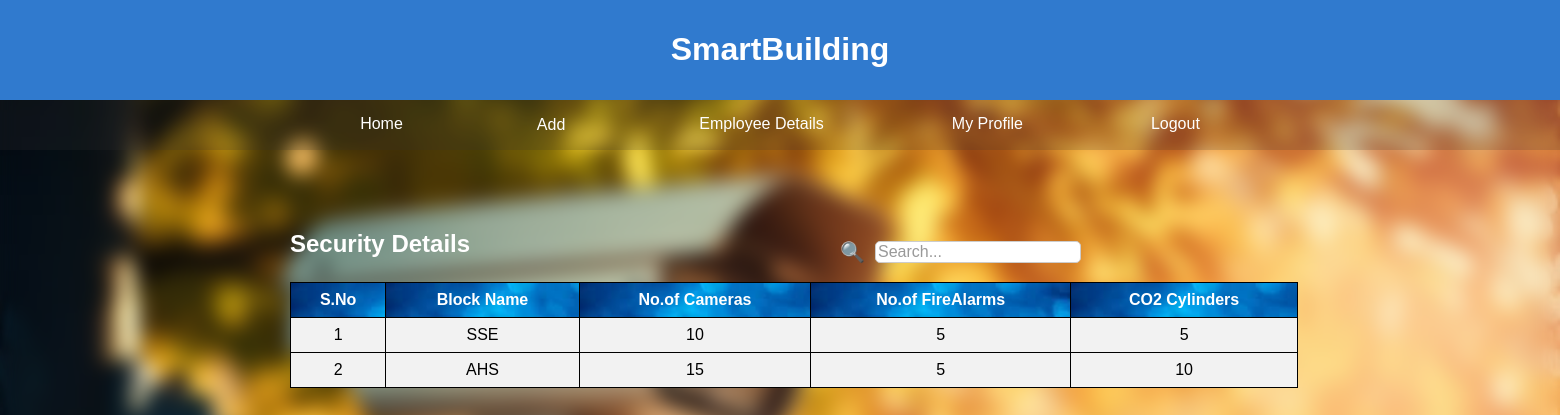
Screenshot of /security.php with the database file from the repository.
### tables this page shows
CREATE TABLE `security` (
  `ID` varchar(255) NOT NULL,
  `camera` varchar(255) NOT NULL,
  `carbon` varchar(255) NOT NULL,
  `alarm` varchar(255) NOT NULL,
  `blockname` varchar(255) NOT NULL
);

### security.php (the view, shortened to what this page needs)
<?php
$conn = mysqli_connect("localhost", "root", "", "building_management");
$sql = "SELECT * FROM security" ;
$result = mysqli_query($conn, $sql);
?>
<!DOCTYPE html>
<html lang="en">
<head>
</head>
<body class="blur-background">
<header>
        <h1>SmartBuilding
        </h1>
    </header>
    <nav>
        <ul>
        <li>
                <a href="dashboard.php">Home</a>
            </li>
            <li>
                <div class="dropdown">
                    <button class="dropbtn">Add</button>
                </div>
            </li>
            <li>
                <a href="emp.php">Employee Details</a>
            </li>
            <li>
                <a href="profile.php">My Profile</a>
            </li>
            <li>
                <a href="login.php">Logout</a>
            </li>
        </ul>
    </nav>
    <main>
    <div class="search-bar">
            <span class="search-icon">&#128269;</span>
            <input type="text" id="search-input" class="search-input" placeholder="Search..." oninput="searchTable()">
        </div>
    <main>
        <div class="employee-table">
            <h3>Security Details</h3>
            <table>
                <thead>
                    <tr>
                        <th>S.No</th>
                        <th>Block Name</th>
                        <th>No.of Cameras</th>
                        <th>No.of FireAlarms</th>
                        <th>CO2 Cylinders</th>
                    </tr>
                </thead>
                <tbody>
                    <?php
                    while ($row = mysqli_fetch_assoc($result)) {
                        echo "<tr>";
                        echo "<td>" . $row['ID'] . "</td>";
                        echo "<td>" . $row['blockname'] . "</td>";
                        echo "<td>" . $row['camera'] . "</td>";
                        echo "<td>" . $row['alarm'] . "</td>";
                        echo "<td>" . $row['carbon'] . "</td>";
                        echo "</tr>";
                    }
                    ?>
                </tbody>
            </table>
        </div>
    </main>
</body>
</html>

### security.php (style rules this page uses)
body { font-family: Arial, sans-serif; margin: 0; padding: 0; background: url(images/cam.jpg); background-repeat: no-repeat; background-size: cover; height: 800px; overflow-x: hidden; }
.blur-background { backdrop-filter: blur(10px); }
header { background-color: #307ace; color: white; padding: 10px; text-align: center; }
nav { background-color: #3333; color: white; display: flex; justify-content: center; align-items: center; height: 50px; }
nav ul { list-style: none; display: flex; margin: 0; padding: 0; }
.dropdown { position: relative; display: inline-block; }
.dropbtn { background-color: transparent; border: none; color: white; font-size: 16px; text-align: center; cursor: pointer; }
.search-bar { margin-left: 840px; margin-top: 20px; width: 100%; position: fixed; display: flex; align-items: center; }
.search-icon { font-size: 20px; margin-right: 10px; color: #333; }
.search-input { border: 1px solid #ccc; border-radius: 5px; font-size: 16px; width: 200px; outline: none; }
.search-input::placeholder { color: #999; }
nav li { margin: 0px 64px; }
nav a { text-decoration: none; color: white; }
.employee-table { margin-top: 20px; padding: 10px; border-radius: 5px; margin-left: 280px; margin-top: 70px; }
.employee-table h3 { margin-top: 0; color:white; font-size: 24px; }
.employee-table table { width: 80%; border-collapse: collapse; background-color:#f2f2f2; }
.employee-table th, .employee-table td { border: 1px solid black; padding: 8px; text-align: center; }
.employee-table th { color:white; background: url(images/ads.jpeg); }

### rows the page displays
security: ID "1", blockname "SSE", camera "10", alarm "5", carbon "5"
security: ID "2", blockname "AHS", camera "15", alarm "5", carbon "10"
